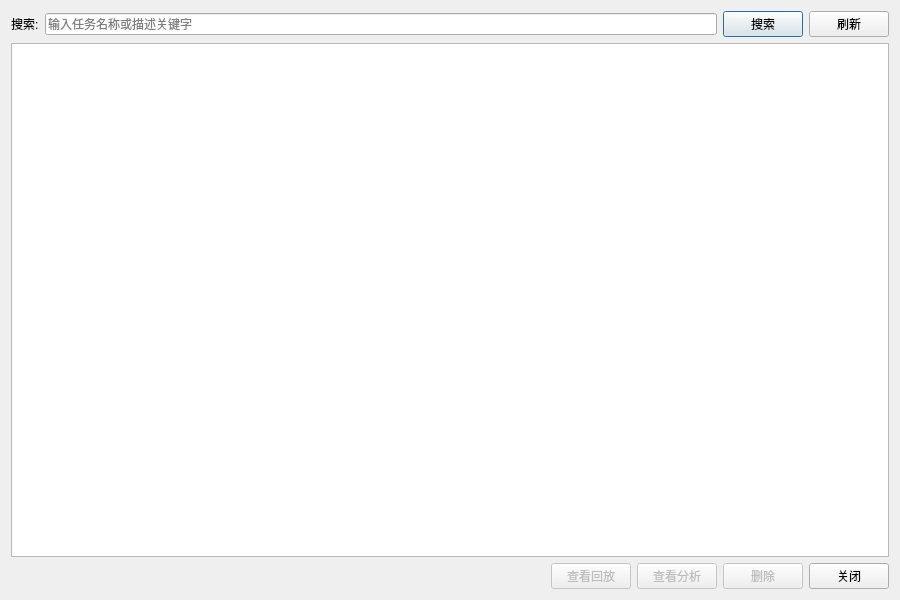
<?xml version="1.0" encoding="UTF-8"?>
<ui version="4.0">
 <class>HistoryViewer</class>
 <widget class="QDialog" name="HistoryViewer">
  <property name="geometry">
   <rect>
    <x>0</x>
    <y>0</y>
    <width>900</width>
    <height>600</height>
   </rect>
  </property>
  <property name="windowTitle">
   <string>历史数据查看器</string>
  </property>
  <layout class="QVBoxLayout" name="verticalLayout">
   <item>
    <layout class="QHBoxLayout" name="searchLayout">
     <item>
      <widget class="QLabel" name="searchLabel">
       <property name="text">
        <string>搜索:</string>
       </property>
      </widget>
     </item>
     <item>
      <widget class="QLineEdit" name="searchEdit">
       <property name="placeholderText">
        <string>输入任务名称或描述关键字</string>
       </property>
      </widget>
     </item>
     <item>
      <widget class="QPushButton" name="searchButton">
       <property name="text">
        <string>搜索</string>
       </property>
      </widget>
     </item>
     <item>
      <widget class="QPushButton" name="refreshButton">
       <property name="text">
        <string>刷新</string>
       </property>
      </widget>
     </item>
    </layout>
   </item>
   <item>
    <widget class="QTableWidget" name="taskTable">
     <property name="selectionBehavior">
      <enum>QAbstractItemView::SelectRows</enum>
     </property>
     <property name="selectionMode">
      <enum>QAbstractItemView::SingleSelection</enum>
     </property>
     <property name="alternatingRowColors">
      <bool>true</bool>
     </property>
    </widget>
   </item>
   <item>
    <layout class="QHBoxLayout" name="buttonLayout">
     <item>
      <spacer name="horizontalSpacer">
       <property name="orientation">
        <enum>Qt::Horizontal</enum>
       </property>
       <property name="sizeHint" stdset="0">
        <size>
         <width>40</width>
         <height>20</height>
        </size>
       </property>
      </spacer>
     </item>
     <item>
      <widget class="QPushButton" name="viewButton">
       <property name="text">
        <string>查看回放</string>
       </property>
       <property name="enabled">
        <bool>false</bool>
       </property>
      </widget>
     </item>
     <item>
      <widget class="QPushButton" name="analyzeButton">
       <property name="text">
        <string>查看分析</string>
       </property>
       <property name="enabled">
        <bool>false</bool>
       </property>
      </widget>
     </item>
     <item>
      <widget class="QPushButton" name="deleteButton">
       <property name="text">
        <string>删除</string>
       </property>
       <property name="enabled">
        <bool>false</bool>
       </property>
      </widget>
     </item>
     <item>
      <widget class="QPushButton" name="closeButton">
       <property name="text">
        <string>关闭</string>
       </property>
      </widget>
     </item>
    </layout>
   </item>
  </layout>
 </widget>
 <resources/>
 <connections>
  <connection>
   <sender>closeButton</sender>
   <signal>clicked()</signal>
   <receiver>HistoryViewer</receiver>
   <slot>reject()</slot>
  </connection>
 </connections>
</ui>
